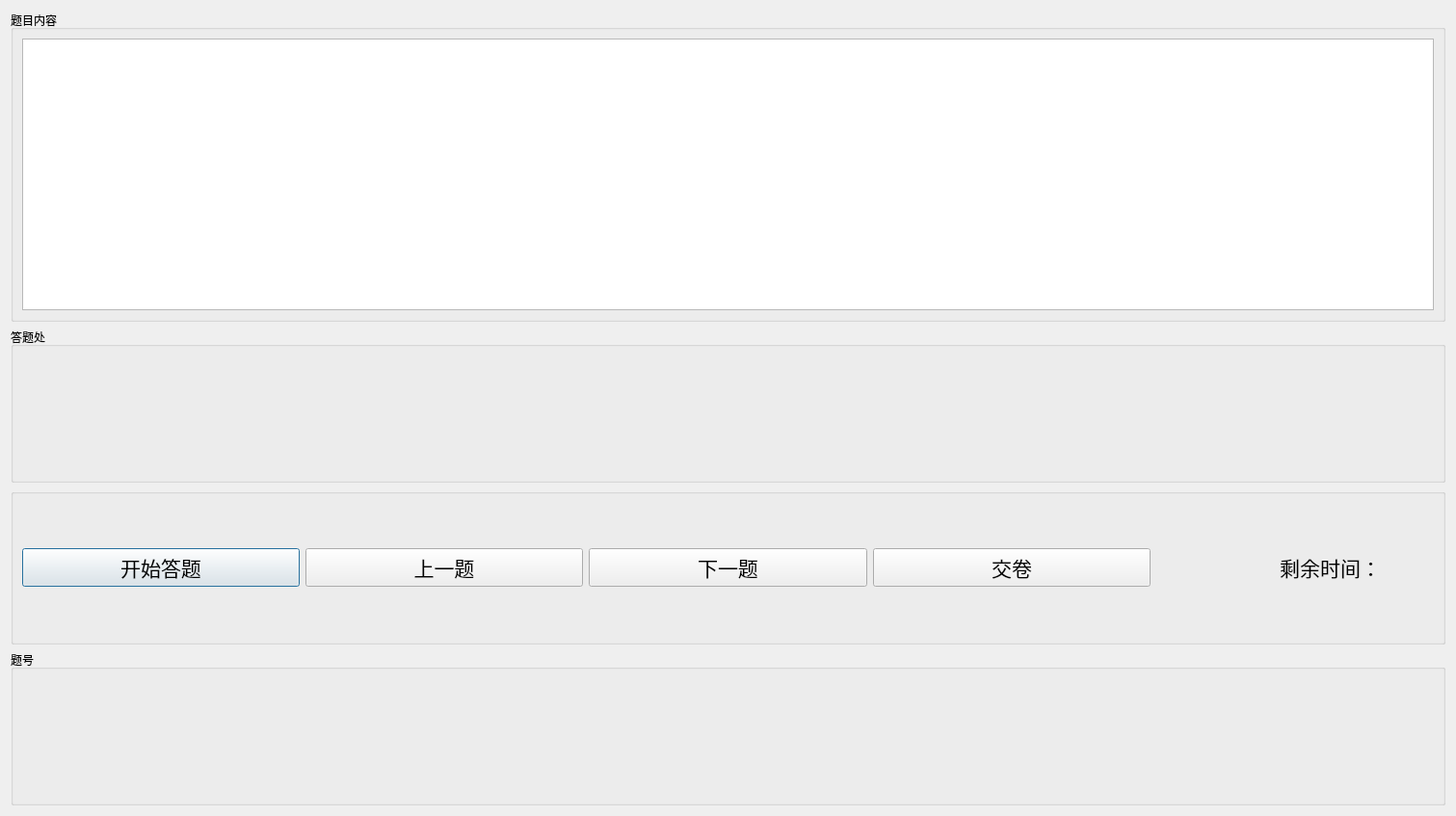
<?xml version="1.0" encoding="UTF-8"?>
<ui version="4.0">
 <class>Dialog</class>
 <widget class="QDialog" name="Dialog">
  <property name="geometry">
   <rect>
    <x>0</x>
    <y>0</y>
    <width>1511</width>
    <height>847</height>
   </rect>
  </property>
  <property name="windowTitle">
   <string>考试</string>
  </property>
  <layout class="QVBoxLayout" name="verticalLayout">
   <item>
    <widget class="QGroupBox" name="groupBox">
     <property name="sizePolicy">
      <sizepolicy hsizetype="Preferred" vsizetype="Preferred">
       <horstretch>0</horstretch>
       <verstretch>4</verstretch>
      </sizepolicy>
     </property>
     <property name="sizeIncrement">
      <size>
       <width>0</width>
       <height>18</height>
      </size>
     </property>
     <property name="title">
      <string>题目内容</string>
     </property>
     <layout class="QHBoxLayout" name="horizontalLayout_2">
      <item>
       <widget class="QTextBrowser" name="textBrowser">
        <property name="font">
         <font>
          <pointsize>14</pointsize>
         </font>
        </property>
       </widget>
      </item>
     </layout>
    </widget>
   </item>
   <item>
    <widget class="QGroupBox" name="groupBox_2">
     <property name="sizePolicy">
      <sizepolicy hsizetype="Preferred" vsizetype="Preferred">
       <horstretch>0</horstretch>
       <verstretch>2</verstretch>
      </sizepolicy>
     </property>
     <property name="title">
      <string>答题处</string>
     </property>
    </widget>
   </item>
   <item>
    <widget class="QGroupBox" name="groupBox_4">
     <property name="sizePolicy">
      <sizepolicy hsizetype="Preferred" vsizetype="Preferred">
       <horstretch>0</horstretch>
       <verstretch>2</verstretch>
      </sizepolicy>
     </property>
     <property name="title">
      <string/>
     </property>
     <property name="alignment">
      <set>Qt::AlignLeading|Qt::AlignLeft|Qt::AlignVCenter</set>
     </property>
     <layout class="QHBoxLayout" name="horizontalLayout">
      <item>
       <widget class="QPushButton" name="pushButton_4">
        <property name="sizePolicy">
         <sizepolicy hsizetype="Preferred" vsizetype="Fixed">
          <horstretch>0</horstretch>
          <verstretch>0</verstretch>
         </sizepolicy>
        </property>
        <property name="font">
         <font>
          <pointsize>16</pointsize>
         </font>
        </property>
        <property name="text">
         <string>开始答题</string>
        </property>
       </widget>
      </item>
      <item>
       <widget class="QPushButton" name="pushButton">
        <property name="sizePolicy">
         <sizepolicy hsizetype="Preferred" vsizetype="Fixed">
          <horstretch>0</horstretch>
          <verstretch>0</verstretch>
         </sizepolicy>
        </property>
        <property name="font">
         <font>
          <pointsize>16</pointsize>
         </font>
        </property>
        <property name="text">
         <string>上一题</string>
        </property>
       </widget>
      </item>
      <item>
       <widget class="QPushButton" name="pushButton_2">
        <property name="sizePolicy">
         <sizepolicy hsizetype="Preferred" vsizetype="Fixed">
          <horstretch>0</horstretch>
          <verstretch>0</verstretch>
         </sizepolicy>
        </property>
        <property name="font">
         <font>
          <pointsize>16</pointsize>
         </font>
        </property>
        <property name="text">
         <string>下一题</string>
        </property>
       </widget>
      </item>
      <item>
       <widget class="QPushButton" name="pushButton_3">
        <property name="sizePolicy">
         <sizepolicy hsizetype="Preferred" vsizetype="Fixed">
          <horstretch>0</horstretch>
          <verstretch>0</verstretch>
         </sizepolicy>
        </property>
        <property name="font">
         <font>
          <pointsize>16</pointsize>
         </font>
        </property>
        <property name="text">
         <string>交卷</string>
        </property>
       </widget>
      </item>
      <item>
       <widget class="QLabel" name="label_2">
        <property name="sizePolicy">
         <sizepolicy hsizetype="Preferred" vsizetype="Fixed">
          <horstretch>0</horstretch>
          <verstretch>0</verstretch>
         </sizepolicy>
        </property>
        <property name="font">
         <font>
          <family>Arial</family>
          <pointsize>16</pointsize>
         </font>
        </property>
        <property name="text">
         <string>                      剩余时间：</string>
        </property>
       </widget>
      </item>
     </layout>
    </widget>
   </item>
   <item>
    <widget class="QGroupBox" name="groupBox_3">
     <property name="sizePolicy">
      <sizepolicy hsizetype="Preferred" vsizetype="Preferred">
       <horstretch>0</horstretch>
       <verstretch>2</verstretch>
      </sizepolicy>
     </property>
     <property name="title">
      <string>题号</string>
     </property>
    </widget>
   </item>
  </layout>
 </widget>
 <resources/>
 <connections/>
</ui>
